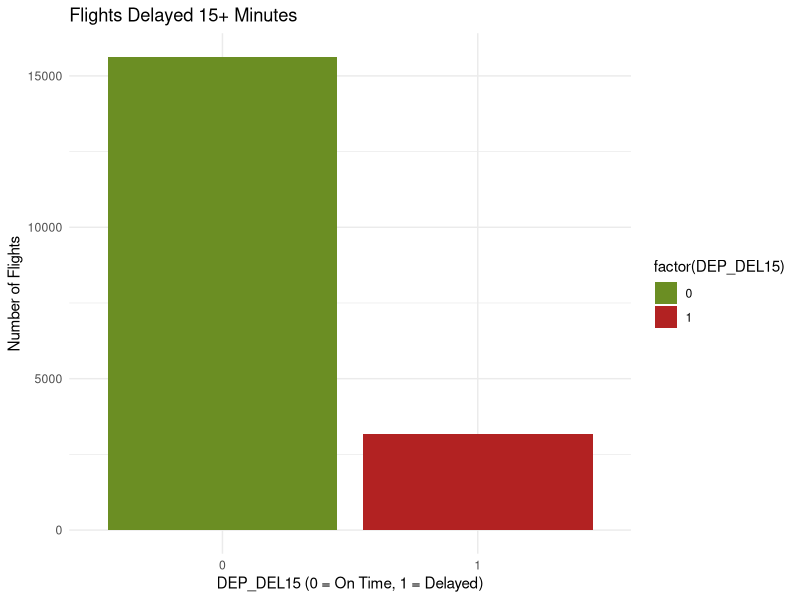
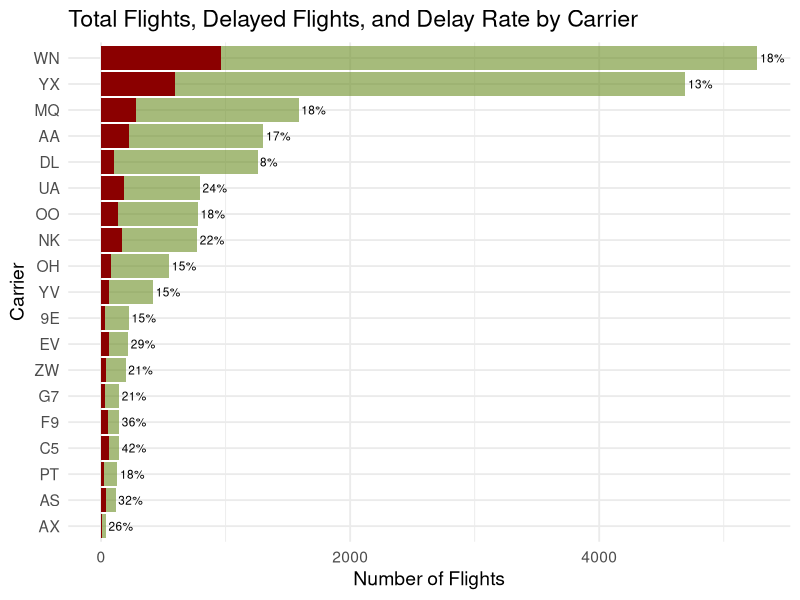
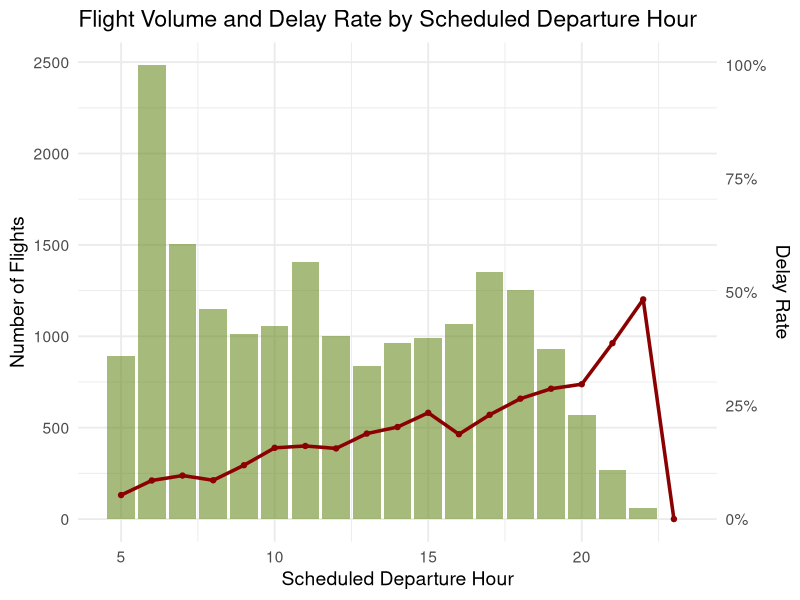
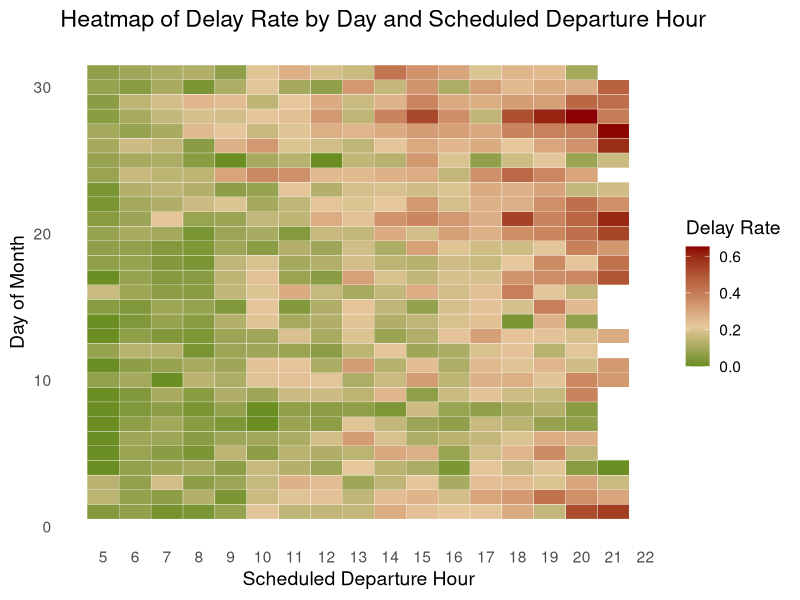
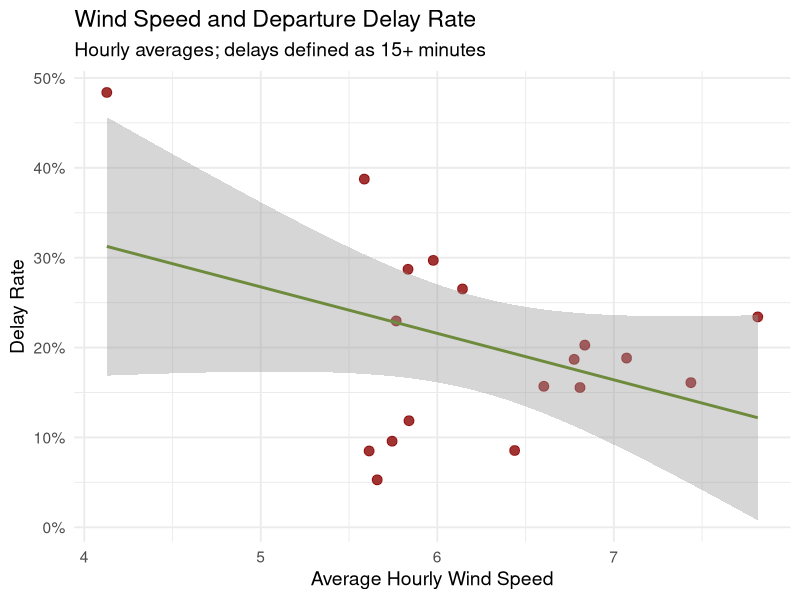
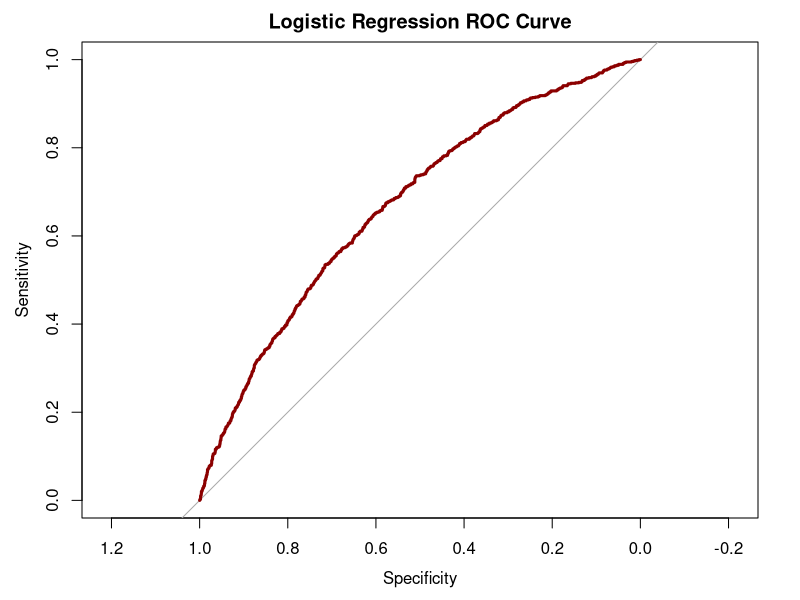
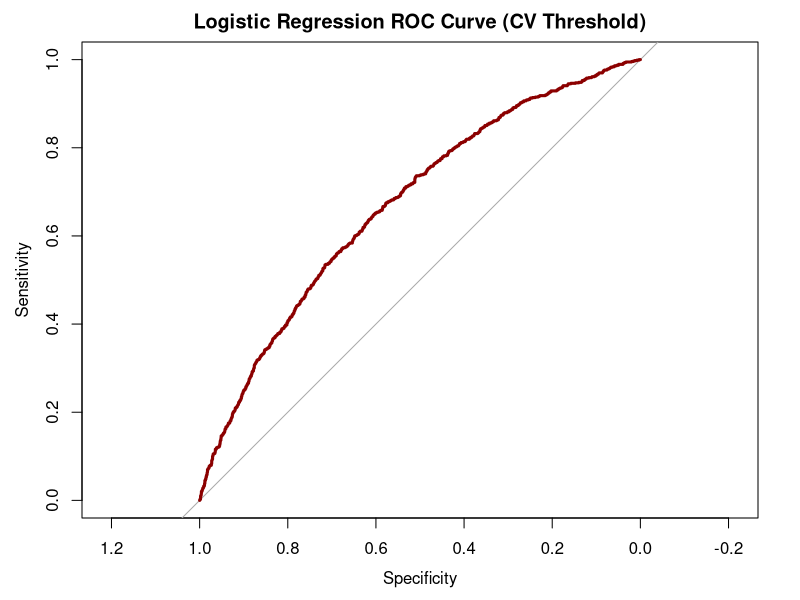
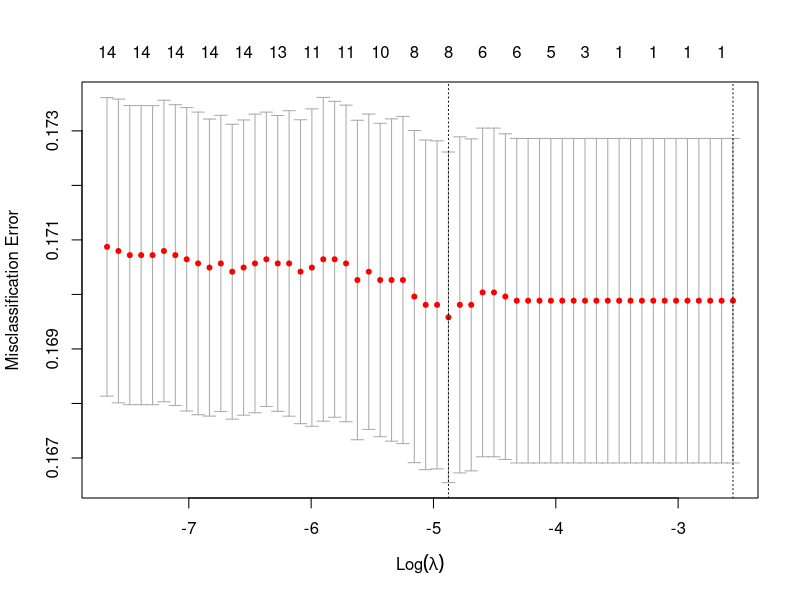

The R source for these figures, in order:
## ---- chunk 1
knitr::opts_chunk$set(echo = TRUE)

## ---- chunk 2
library(dplyr)
library(lubridate)
library(readr)
library(stringr)
library(scales)
library(ggplot2)
library(tidyr)
final_df_clean <- read_csv("final_df_clean.csv", show_col_types = FALSE)


# --- 1. Bar chart: flights delayed 15+ mins ---
ggplot(final_df_clean, aes(x = factor(DEP_DEL15), fill = factor(DEP_DEL15))) +
  geom_bar() +
  scale_fill_manual(values = c("0" = "#6B8E23", "1" = "#B22222")) +
  labs(
    title = "Flights Delayed 15+ Minutes",
    x = "DEP_DEL15 (0 = On Time, 1 = Delayed)",
    y = "Number of Flights"
  ) +
  theme_minimal()
## ---- chunk 3

delayed_by_carrier <- final_df_clean %>%
  group_by(OP_UNIQUE_CARRIER) %>%
  summarise(
    delayed_flights = sum(DEP_DEL15 == 1, na.rm = TRUE),
    total_flights = n(),
    delay_rate = delayed_flights / total_flights,
    .groups = "drop"
  )

ggplot(delayed_by_carrier,
       aes(y = reorder(OP_UNIQUE_CARRIER, total_flights))) +

  geom_col(aes(x = total_flights),
           fill = "#6B8E23", alpha = 0.6) +

  geom_col(aes(x = delayed_flights),
           fill = "darkred") +

  geom_text(aes(x = total_flights,
                label = scales::percent(delay_rate, accuracy = 1)),
            hjust = -0.1,
            size = 3) +

  labs(
    title = "Total Flights, Delayed Flights, and Delay Rate by Carrier",
    x = "Number of Flights",
    y = "Carrier"
  ) +

  theme_minimal(base_size = 14)
## ---- chunk 4

delay_by_hour <- final_df_clean %>%
  group_by(CRS_Dep_Hour) %>%
  summarise(
    n = n(),
    delay_rate = mean(DEP_DEL15, na.rm = TRUE),
    .groups = "drop"
  )

ggplot(delay_by_hour, aes(x = CRS_Dep_Hour)) +
  geom_col(aes(y = n), fill = "#6B8E23", alpha = 0.6) +
  geom_line(aes(y = delay_rate * max(n)),
            color = "red4", linewidth = 1.2) +
  geom_point(aes(y = delay_rate * max(n)),
             color = "red4") +
  scale_y_continuous(
    name = "Number of Flights",
    sec.axis = sec_axis(~ . / max(delay_by_hour$n),
                        labels = scales::percent,
                        name = "Delay Rate")
  ) +
  labs(
    title = "Flight Volume and Delay Rate by Scheduled Departure Hour",
    x = "Scheduled Departure Hour"
  ) +
  theme_minimal(base_size = 14)
## ---- chunk 5

heatmap_data <- final_df_clean %>%
  group_by(DAY_OF_MONTH, CRS_Dep_Hour) %>%
  summarise(
    delay_rate = mean(DEP_DEL15, na.rm = TRUE),
    n = n(),
    .groups = "drop"
  ) %>%
  filter(n > 5)

ggplot(heatmap_data, aes(
  x = CRS_Dep_Hour,
  y = DAY_OF_MONTH,
  fill = delay_rate
)) +
  geom_tile(color = "white") +
  scale_fill_gradientn(
    colors = c("#6B8E23", "#E6C79C", "#8B0000"),
    values = scales::rescale(c(0, 0.2, 0.6)),
    name = "Delay Rate"
  ) +
  scale_x_continuous(breaks = 5:23) +
  labs(
    title = "Heatmap of Delay Rate by Day and Scheduled Departure Hour",
    x = "Scheduled Departure Hour",
    y = "Day of Month"
  ) +
  theme_minimal(base_size = 14) +
  theme(panel.grid = element_blank())


## ---- chunk 6

wind_hourly <- final_df_clean %>%
  group_by(CRS_Dep_Hour) %>%
  summarise(
    avg_wind_speed = mean(HourlyWindSpeed, na.rm = TRUE),
    delay_rate = mean(DEP_DEL15, na.rm = TRUE),
    n = n(),
    .groups = "drop"
  ) %>%
  filter(n > 50)

ggplot(wind_hourly,
       aes(x = avg_wind_speed, y = delay_rate)) +
  geom_point(color = "red4", size = 3, alpha = 0.8) +
  geom_smooth(method = "lm", color = "darkolivegreen4", se = TRUE) +
  scale_y_continuous(labels = scales::percent_format(accuracy = 1)) +
  labs(
    title = "Wind Speed and Departure Delay Rate",
    subtitle = "Hourly averages; delays defined as 15+ minutes",
    x = "Average Hourly Wind Speed",
    y = "Delay Rate"
  ) +
  theme_minimal(base_size = 14)

## ---- chunk 7
#selecting all the variables that might be useful
model_df <- final_df_clean %>%
  select(
    DEP_DEL15, DAY_OF_MONTH, DAY_OF_WEEK, DISTANCE,
    CRS_Dep_Hour, flights_per_day, flights_per_hour,
    HourlyDryBulbTemperature, HourlyWindSpeed,
    HourlyRelativeHumidity, HourlyVisibility,
    HourlyWindDirection, HourlyPrecipitation,
    HourlyAltimeterSetting, HourlyDewPointTemperature, HOT_DEST, HOT_CARRIER
  )

library(caret)

set.seed(123)

train_index <- createDataPartition(model_df$DEP_DEL15, p = 0.7, list = FALSE)

train_df <- model_df[train_index, ]
test_df  <- model_df[-train_index, ]

## ---- chunk 8
logit_model <- glm(DEP_DEL15 ~ ., data = train_df, family = binomial)

library(broom)
library(kableExtra)

logit_table <- tidy(logit_model) %>%
  mutate(
    estimate = round(estimate, 3),
    std.error = round(std.error, 3),
    statistic = round(statistic, 3),
    p.value = round(p.value, 4)
  ) %>%
  rename(
    Term = term,
    Coefficient = estimate,
    Std_Error = std.error,
    Z_value = statistic,
    P_value = p.value
  )

logit_table %>%
  kable("html", caption = "Logistic Regression Coefficient Table") %>%
  kable_styling(full_width = FALSE, bootstrap_options = c("hover", "striped"))
## ---- chunk 9
library(pROC)
library(tidyverse)

# --- Predictions ---
logit_prob <- predict(logit_model, newdata = test_df, type = "response")
logit_pred <- ifelse(logit_prob > 0.5, 1, 0)

cm <- confusionMatrix(
  factor(logit_pred, levels = c(0,1)),
  factor(test_df$DEP_DEL15, levels = c(0,1)),
  positive = "1"
)

roc_obj <- roc(test_df$DEP_DEL15, logit_prob)

# 
cm_df <- as.data.frame(cm$table)

cm_df %>%
  kable("html", caption = "Confusion Matrix (Logistic Regression)") %>%
  kable_styling(full_width = FALSE,
                bootstrap_options = c("striped", "hover"))

# 
perf_table <- tibble::tibble(
  Metric = c(
    "Accuracy",
    "Sensitivity (Detect Delays)",
    "Specificity (Detect On-time)",
    "Precision",
    "Negative Predictive Value",
    "AUC"
  ),
  Value = c(
    round(cm$overall["Accuracy"], 4),
    round(cm$byClass["Sensitivity"], 4),
    round(cm$byClass["Specificity"], 4),
    round(cm$byClass["Pos Pred Value"], 4),
    round(cm$byClass["Neg Pred Value"], 4),
    round(auc(roc_obj), 4)
  )
)

perf_table %>%
  kable("html", caption = "Logistic Regression Performance Metrics") %>%
  kable_styling(full_width = FALSE,
                bootstrap_options = c("striped", "hover"))

# --- Plot ROC ---
plot(roc_obj, col = "red4", lwd = 3, main = "Logistic Regression ROC Curve")
auc(roc_obj)



## ---- chunk 10
library(kableExtra)

logit_model <- glm(
  DEP_DEL15 ~ .,
  data = train_df,
  family = binomial
)
# predicted probabilities on training data
train_prob <- predict(logit_model, newdata = train_df, type = "response")

# ROC curve (training)
roc_train <- roc(train_df$DEP_DEL15, train_prob)

# optimal threshold 
opt_thresh <- coords(
  roc_train,
  x = "best",
  best.method = "youden",
  ret = "threshold"
)

# get to numeric scalar 
opt_thresh <- as.numeric(opt_thresh)

opt_thresh
# predicted probabilities on training data
train_prob <- predict(logit_model, newdata = train_df, type = "response")


test_df$DEP_DEL15 <- factor(test_df$DEP_DEL15, levels = c(0,1))

# predicted probabilities on test set
test_prob <- predict(logit_model, newdata = test_df, type = "response")

# cv threshold
logit_pred_cv <- ifelse(test_prob >= opt_thresh, 1, 0)
logit_pred_cv <- factor(logit_pred_cv, levels = c(0,1))


stopifnot(length(logit_pred_cv) == nrow(test_df))

cm_logit_cv <- confusionMatrix(
  logit_pred_cv,
  test_df$DEP_DEL15,
  positive = "1" # delays are represented as 1 
)

# build confusion matrix with the real and predicted counts 
cm_table <- as.data.frame(cm_logit_cv$table)
names(cm_table) <- c("Actual", "Predicted", "Count")

cm_table %>%
  kable("html",
        caption = "Logistic Regression Confusion Matrix (CV Threshold)") %>%
  kable_styling(full_width = FALSE,
                bootstrap_options = c("striped", "hover"))

cm <- cm_logit_cv$table

TN <- cm["0","0"]
FP <- cm["0","1"]
FN <- cm["1","0"]
TP <- cm["1","1"]

# confusion metrics manually to prevent an error
accuracy    <- (TP + TN) / sum(cm)
sensitivity <- TP / (TP + FN)   # delays
specificity <- TN / (TN + FP)   # on-time
precision   <- TP / (TP + FP)   

metrics_logit_cv <- data.frame(
  Metric = c(
    "Accuracy",
    "Sensitivity (Recall – Detect Delays)",
    "Specificity (Detect On-Time)",
    "Precision (PPV)"
  ),
  Value = round(
    c(accuracy, sensitivity, specificity, precision),
    3
  )
)

#perfomance metrics of log reg with cv threshold
metrics_logit_cv %>%
  kable("html",
        caption = "Logistic Regression Performance Metrics (CV Threshold)") %>%
  kable_styling(full_width = FALSE,
                bootstrap_options = c("striped", "hover"))

roc_logit_cv <- roc(test_df$DEP_DEL15, test_prob)

# plot ROC Curve with CV threshold
plot(
  roc_logit_cv,
  col = "red4",
  lwd = 3,
  main = "Logistic Regression ROC Curve (CV Threshold)"
)

auc_value <- auc(roc_logit_cv)

auc_table <- data.frame(
  Metric = "AUC",
  Value = round(as.numeric(auc_value), 3)
)

#AUC
auc_table %>%
  kable("html",
        caption = "Logistic Regression AUC Score (CV Threshold)") %>%
  kable_styling(full_width = FALSE,
                bootstrap_options = c("striped", "hover"))


## ---- chunk 11

library(glmnet)
library(caret)
library(dplyr)
library(tidyr)

set.seed(123)

# Impute missing values
pre <- preProcess(train_df, method = "medianImpute")
train_imp <- predict(pre, train_df)

# create model matrix
x_train <- model.matrix(DEP_DEL15 ~ ., data = train_imp)[, -1]
y_train <- train_imp$DEP_DEL15

cat("Rows in x:", nrow(x_train), "  Rows in y:", length(y_train), "\n")

# cross-validated LASSO
cv_lasso <- cv.glmnet(
  x_train,
  y_train,
  alpha = 1,
  family = "binomial",
  nfolds = 10,
  type.measure = "class"
)

#plot the cv lambda 
plot(cv_lasso)

lambda_min <- cv_lasso$lambda.min
lambda_1se <- cv_lasso$lambda.1se

cat("Lambda min:", lambda_min, "\n")
cat("Lambda 1se:", lambda_1se, "\n")


## ---- chunk 12

# Fit final model using lambda.min
lasso_model <- glmnet(
  x_train,
  y_train,
  alpha = 1,
  lambda = lambda_min,
  family = "binomial"
)

lasso_coef <- coef(lasso_model)

# Extract nonzero coefficients
coef_df <- data.frame(
  Term = rownames(lasso_coef),
  Coefficient = as.numeric(lasso_coef)
) %>%
  filter(Coefficient != 0)

# create table
lasso_table <- coef_df %>%
  mutate(Coefficient = round(Coefficient, 4))

lasso_table %>%
  kable("html", caption = "LASSO Selected Variables & Coefficients (λ_min)") %>%
  kable_styling(full_width = FALSE, bootstrap_options = c("striped", "hover"))


# 
lasso_df <- data.frame(
  term = rownames(lasso_coef),
  coefficient = as.numeric(lasso_coef[,1])
) %>% 
  filter(term != "(Intercept)") %>% 
  filter(coefficient != 0) %>% 
  mutate(
    direction = ifelse(coefficient > 0, "Positive", "Negative"),
    abs_coef = abs(coefficient)
  )

## ---- chunk 13
library(randomForest)
library(caret)
library(dplyr)

set.seed(123)

pre <- preProcess(train_df, method = "medianImpute")
train_rf <- predict(pre, train_df)
test_rf  <- predict(pre, test_df)


train_rf$DEP_DEL15 <- factor(train_rf$DEP_DEL15, levels = c(0,1))
test_rf$DEP_DEL15  <- factor(test_rf$DEP_DEL15, levels = c(0,1))


# train random forest 
rf_model <- randomForest(
  DEP_DEL15 ~ .,
  data = train_rf,
  ntree = 500,
  mtry = floor(sqrt(ncol(train_rf) - 1)),
  importance = TRUE
)


# predict on test data
rf_pred <- predict(rf_model, newdata = test_rf, type = "class")
rf_prob <- predict(rf_model, newdata = test_rf, type = "prob")[, 2]


# build confusion matrix with 1=delay
rf_cm <- confusionMatrix(
  rf_pred,
  test_rf$DEP_DEL15,
  positive = "1"
)

#
cm_table <- as.data.frame(rf_cm$table)
names(cm_table) <- c("Actual", "Predicted", "Count")

cm_table %>%
  kable("html", caption = "Random Forest Confusion Matrix") %>%
  kable_styling(full_width = FALSE,
                bootstrap_options = c("striped", "hover"))


# manually compute cm metrocs due to an error
cm <- rf_cm$table

TN <- cm["0", "0"]
FP <- cm["0", "1"]
FN <- cm["1", "0"]
TP <- cm["1", "1"]

accuracy    <- (TP + TN) / sum(cm)
sensitivity <- TP / (TP + FN)   # detect delays
specificity <- TN / (TN + FP)   # detect on-time
precision   <- TP / (TP + FP)   


# build performance Metrics Table
metrics_table <- data.frame(
  Metric = c(
    "Accuracy",
    "Sensitivity (Detect Delays)",
    "Specificity (Detect On-Time)",
    "Precision"
  ),
  Value = round(
    c(accuracy, sensitivity, specificity, precision),
    3
  )
)

metrics_table %>%
  kable("html",
        caption = "Random Forest Performance Metrics") %>%
  kable_styling(full_width = FALSE,
                bootstrap_options = c("striped", "hover"))


# ROC Curve and AUC
roc_rf <- roc(test_rf$DEP_DEL15, rf_prob)

plot(roc_rf,
     col = "orange",
     lwd = 3,
     main = "Random Forest ROC Curve")

auc_value <- auc(roc_rf)

auc_table <- data.frame(
  Metric = "AUC",
  Value = round(as.numeric(auc_value), 3)
)

auc_table %>%
  kable("html",
        caption = "Random Forest AUC Score") %>%
  kable_styling(full_width = FALSE,
                bootstrap_options = c("striped", "hover"))


# build variable importance table
var_imp <- importance(rf_model)

var_imp_df <- data.frame(
  Variable = rownames(var_imp),
  MeanDecreaseGini = round(var_imp[, "MeanDecreaseGini"], 3)
) %>%
  arrange(desc(MeanDecreaseGini))

var_imp_df %>%
  kable("html",
        caption = "Random Forest Variable Importance (Gini)") %>%
  kable_styling(full_width = FALSE,
                bootstrap_options = c("striped", "hover"))

## ---- chunk 14

comparison_table <- data.frame(
  Model = c(
    "Logistic Regression (Threshold = 0.5)",
    "Logistic Regression (CV-Optimized Threshold)",
    "Random Forest"
  ),
  Accuracy = c(
    0.8336,
    0.610,
    0.815
  ),
  Sensitivity = c(
    0.0237,
    0.244,
    0.376
  ),
  Specificity = c(
    0.9936,
    0.897,
    0.854
  ),
  Precision = c(
    0.4231,
    0.652,
    0.186
  ),
  AUC = c(
    0.6706,
    0.6706,
    0.68
  )
)

comparison_table %>%
  mutate(across(-Model, ~ round(.x, 3))) %>%
  kable(
    "html",
    caption = "Comparison of Model Performance for Predicting Flight Delays"
  ) %>%
  kable_styling(
    full_width = FALSE,
    bootstrap_options = c("striped", "hover", "condensed")
  )

## ---- chunk 15
library(tibble)

#key variables 
variable_importance <- tibble(
  Predictor = c(
    "DISTANCE",
    "CRS_Dep_Hour",
    "DAY_OF_MONTH",
    "flights_per_day",
    "flights_per_hour",
    "HourlyWindSpeed",
    "HourlyRelativeHumidity",
    "HourlyDryBulbTemperature",
    "HourlyVisibility",
    "HOT_CARRIER",
    "HOT_DEST"
  ),
  `Logistic Regression` = c( 
    "Yes", "Yes", "Yes", "Yes", "No",
    "Yes", "Yes", "No", "No", "Yes", "No"
  ),
  `LASSO ` = c(
    "Yes", "Yes", "Yes", "Yes", "No",
    "Yes", "Yes", "Yes", "No", "Yes", "No"
  ),
  `Random Forest Importance` = c(
    "High", "High", "Medium", "Medium", "Medium",
    "Medium", "High", "Medium", "Low", "Low", "Low"
  )
)

# create table showing how each classified the varibles' importance
variable_importance %>%
  kable(
    "html",
    caption = "Predictor Importance Across Logistic Regression, LASSO, and Random Forest"
  ) %>%
  kable_styling(
    full_width = FALSE,
    bootstrap_options = c("striped", "hover", "condensed")
  )
